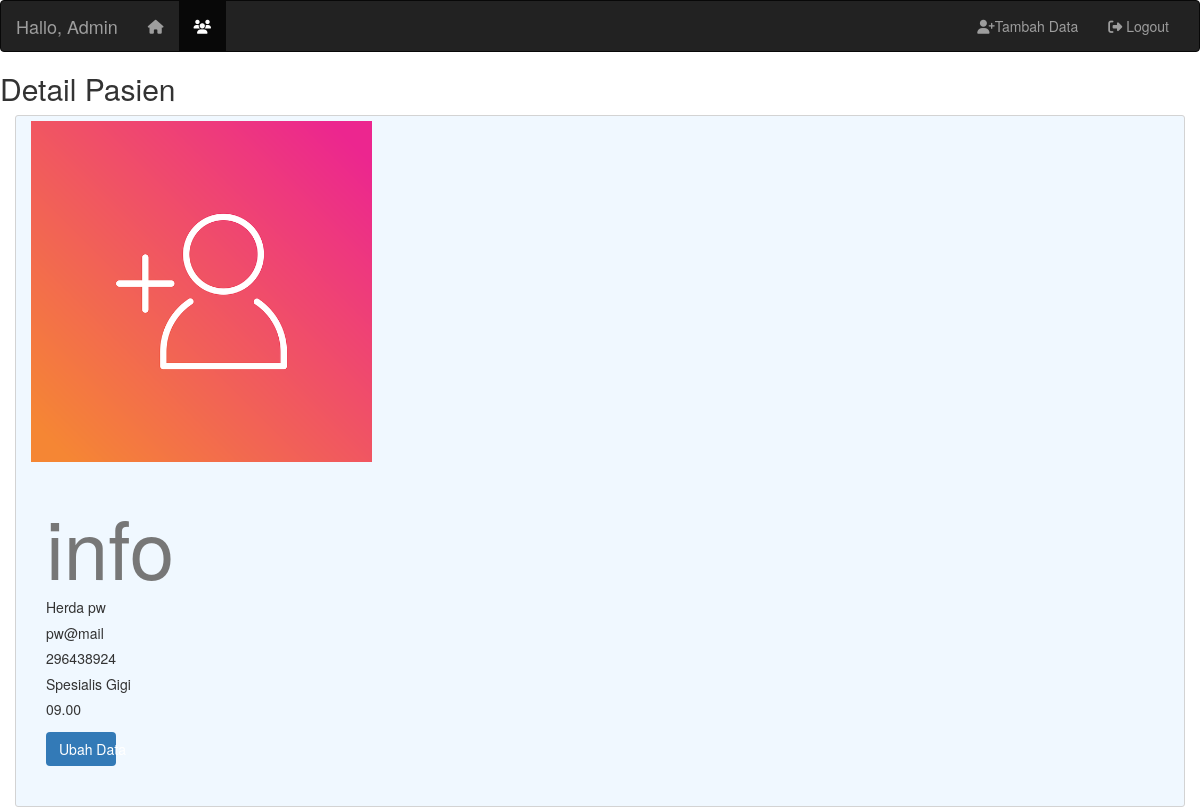
The page /detailpsn.php?id=46 on the database its author committed.
### tables this page shows
CREATE TABLE `table_janji` (
  `id` int NOT NULL,
  `nama` varchar(255) NOT NULL,
  `email` varchar(255) NOT NULL,
  `NIK` char(50) NOT NULL,
  `spesialis` varchar(255) NOT NULL,
  `waktu` varchar(255) NOT NULL
);

### functions.php (called while the page is built, shortened)
<?php
$conn = mysqli_connect('localhost', 'root',  '', 'tanyadoc');
function query($query)
{
  global $conn;
  $result = mysqli_query($conn, $query) or die(mysqli_error($conn));
  $rows = [];
  while ($row = mysqli_fetch_assoc($result)) {
    $rows[] = $row;
  }
  return $rows;
}

### detailpsn.php (the view, shortened to what this page needs)
<?php
require 'functions.php';
$id = $_GET['id'];
$psn = query("SELECT * FROM table_janji WHERE id = $id")[0];
?>
<!DOCTYPE html>
<html>
<head>
  <link rel="stylesheet" href="ubah.css">
  <link rel="stylesheet" href="https://maxcdn.bootstrapcdn.com/bootstrap/3.4.1/css/bootstrap.min.css">
  <link rel="stylesheet" href="https://cdnjs.cloudflare.com/ajax/libs/font-awesome/6.4.0/css/all.min.css">
</head>
<body>
  <nav class="navbar navbar-inverse">
    <div class="container-fluid">
      <div class="navbar-header">
        <a class="navbar-brand" href="#">Hallo, Admin</a>
      </div>
      <div class="collapse navbar-collapse" id="myNavbar">
        <ul class="nav navbar-nav">
          <li><a href="index.php"><i class="fa-solid fa-house"></i></a></li>
          <li class="active"><a href="backend.php"><i class="fa-solid fa-users"></i></a></li>
        </ul>
        <ul class="nav navbar-nav navbar-right">
          <li><a href="janji.php"><i class="fa-solid fa-user-plus"></i></span>Tambah Data</a></li>
          <li><a href="login.php"><i class="fa-sharp fa-solid fa-right-from-bracket"></i></span> Logout</a></li>
        </ul>
      </div>
    </div>
  </nav>
  <h2>Detail Pasien</h2>
  <div class="container">
    <img src="img/human.webp" alt="image" class="image"><br>
    <div class="col-md-4">
      <div class="d-flex justify-content-center align-items-end flex-column h-100 text-left">
        <h2 class="text-muted">info</h2>
        <h5><?= $psn["nama"]; ?></h5>
        <h5><?= $psn["email"]; ?></h5>
        <h5><?= $psn["NIK"]; ?></h5>
        <h5><?= $psn["spesialis"]; ?></h5>
        <h5><?= $psn["waktu"]; ?></h5>
        <a href="ubah.php?id=<?= $psn["id"]; ?>" type="submit" name="submit" class="btn bg-primary">Ubah Data</a>
      </div>
    </div>
  </div>
</body>
</html>

### ubah.css (style rules this page uses)
body { font-family: Arial; font-size: 17px; padding: 8px; }
* { box-sizing: border-box; }
.container { background-color: aliceblue; padding: 5px 20px 15px 20px; border: 1px solid lightgrey; border-radius: 3px; }
.btn { background-color: blue; color: white; padding: 12px; margin: 10px 0; border: none; width: 20%; border-radius: 3px; cursor: pointer; font-size: 17px; }
a { color: #2196F3; }
.container { position: relative; width: 30%; }
.image { display: block; width: 30%; height: auto; }
.text-muted { font-size: 80px; }
.container-fluid { padding-right: 1px; padding-left: 1px; margin-right: auto; margin-left: auto; }
.btn { transform: translateY(-5px); }

### detailpsn.php (style rules this page uses)
body { margin: 0; padding: 0; }

### rows shown on the page
table_janji: nama "Herda pw", email "pw@mail", NIK "296438924", spesialis "Spesialis Gigi", waktu "09.00"
